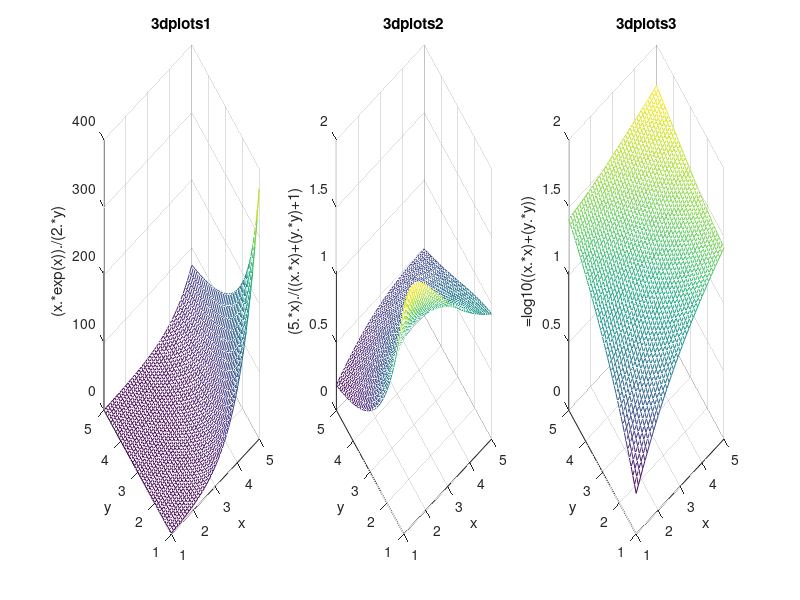

Here is the MATLAB script that generated this plot:
x=[1:0.1:5]
y=[1:0.1:5]
[x,y]=meshgrid(x,y)
z=(x.*exp(x))./(2.*y)

subplot(1,3,1),mesh(x,y,z)
title('3dplots1')
xlabel('x')
ylabel('y')
zlabel('(x.*exp(x))./(2.*y)')

z=(5.*x)./((x.*x)+(y.*y)+1)
subplot(1,3,2),mesh(x,y,z)
title('3dplots2')
xlabel('x')
ylabel('y')
zlabel('(5.*x)./((x.*x)+(y.*y)+1)')

z=log10((x.*x)+(y.*y))
subplot(1,3,3),mesh(x,y,z)
title('3dplots3')
xlabel('x')
ylabel('y')
zlabel('=log10((x.*x)+(y.*y))')
